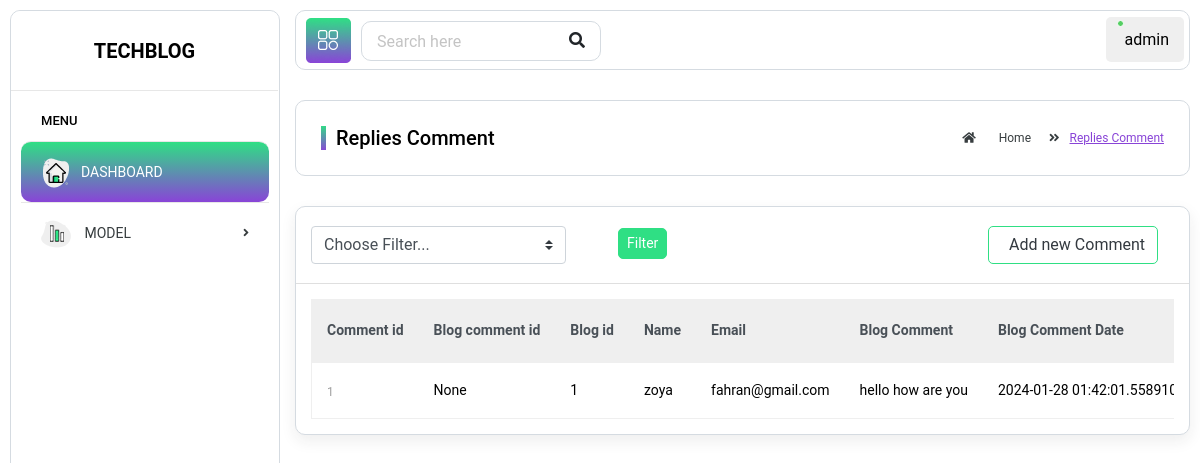
The app's page /admin/sub_comment (signed in) with its own data.
### blogwebsite/model/model.py (models this page shows)
class SubComment(db.Model):
    id = db.Column(db.Integer, primary_key=True)
    blogcomment_id = db.Column(db.Integer,db.ForeignKey('blog_comment.id'))
    blog_id = db.Column(db.Integer,db.ForeignKey('blog_model.id'))
    name = db.Column(db.String(50))
    email = db.Column(db.String(50))
    blog_comment = db.Column(db.Text)
    blog_comment_date = db.Column(db.DateTime)

### siteadmin/route.py (the view)
@siteadmin.route('/sub_comment', methods=['GET','POST'])
@admin_auth
def sub_comment():
    subcomment = SubComment.query.all()
    return render_template('sub_comment.html',subcomment=subcomment)

### blogwebsite/main.py (called while the page is built)
def get_all_categories():
    try:
        global global_all_category_no, global_all_category_name
        all_category_info = db.session.query(CategoryMaster.category_id,CategoryMaster.category_name)
        all_category_info = list(all_category_info)
        global_all_category_no, global_all_category_name = zip(*all_category_info)
    except Exception as e:
        pass

@app.before_request
def create_all():
    get_all_categories()

### siteadmin/route.py (called while the page is built)
def get_all_categories():
    try:
        global global_all_category_no, global_all_category_name
        all_category_info = db.session.query(CategoryMaster.category_id,CategoryMaster.category_name)
        all_category_info = list(all_category_info)
        global_all_category_no, global_all_category_name = zip(*all_category_info)
    except Exception as e:
        pass

@siteadmin.before_app_request
def create_all():
    get_all_categories()

### siteadmin/templates/sub_comment.html (shortened to what this page needs)
{% extends "admin_base.html" %}
{% block content %}
		<div class="page-wrapper">
		<div class="content container-fluid">
		<div class="page-header">
		<div class="row">
		<div class="col-md-6">
		<h3 class="page-title mb-0">Replies Comment</h3>
		</div>
		<div class="col-md-6">
		<ul class="breadcrumb mb-0 p-0 float-right">
		<li class="breadcrumb-item"><a href="/admin/dashboard"><i class="fas fa-home"></i> Home</a></li>
		<li class="breadcrumb-item"><span>Replies Comment</span></li>
		</ul>
		</div>
		</div>
		</div>
		<div class="row">
			<div class="col-lg-12">
			<div class="card">
			<div class="card-header">
			<div class="row align-items-center">
			<div class="col-sm-6">
				<form method='get' action="{{url_for('siteadmin.subcomment_filte')}}">
					<div class="form-row align-items-center">
					  <div class="col-auto my-1">
					  <select class="custom-select mr-sm-2" name="scquery" id="inlineFormCustomSelect">
						<option selected>Choose Filter...</option>
					  </select>
					  </div>
					 <div class="col-auto my-1">
					  <div class="custom-control custom-checkbox mr-sm-2">
					  </div>
					  </div>
					  <div class="col-auto my-1">
					  <button type="submit" class="btn btn-primary  btn-sm mb-1">Filter</button>
					  </div>
					</div>
					</form>
			</div>
			<div class="col-sm-6 text-sm-right">
			<div class=" mt-sm-0 mt-2">
			<button class="btn btn-outline-primary mr-2"><a href="" class="ml-2 text-dark">Add new Comment</span></button>
			</div>
			</div>
			</div>
			</div>
			<div class="card-body">
			<div class="table-responsive">
			<table class="table custom-table">
			<thead class="thead-light">
			<tr>
			<th>Comment id </th>
            <th>Blog comment id  </th>
			<th>Blog id  </th>
			<th>Name</th>
            <th>Email</th>
            <th>Blog Comment</th>
            <th>Blog Comment Date</th>
			</tr>
			</thead>
			{% if subcomment %}
			{% for data in subcomment %}
			<tbody>
			<tr>
			<td>
			<h2><a href="/"><span>{{data.id}}</span></a></h2>
			</td>
            <td>{{data.blogcomment_id}}</td>
			<td>{{data.blog_id}}</td>
	        <td>{{data.name}}</td>
            <td>{{data.email}}</td>
            <td>{{data.blog_comment}}</td>
            <td>{{data.blog_comment_date}}</td>
			</tr>
			</tbody>
			{% endfor %}
			{% endif %}
			</table>
			</div>
			</div>
			</div>
			</div>
			</div>
	</div>
	</div>
{% endblock content %}

### records on screen
SubComment: id "1", blogcomment_id "None", blog_id "1", name "zoya", email "fahran@gmail.com", blog_comment "hello how are you", blog_comment_date "2024-01-28…"

### other values on screen
{{ session['username'] }} "admin"
